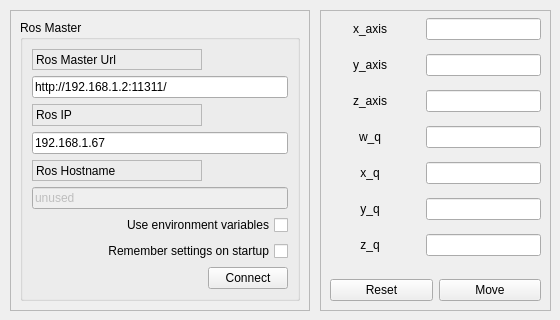
<?xml version="1.0" encoding="UTF-8"?>
<ui version="4.0">
 <class>MainWindowDesign</class>
 <widget class="QMainWindow" name="MainWindowDesign">
  <property name="geometry">
   <rect>
    <x>0</x>
    <y>0</y>
    <width>560</width>
    <height>320</height>
   </rect>
  </property>
  <property name="windowTitle">
   <string>QRosApp</string>
  </property>
  <property name="windowIcon">
   <iconset resource="../resources/images.qrc">
    <normaloff>:/images/icon.png</normaloff>:/images/icon.png</iconset>
  </property>
  <property name="locale">
   <locale language="English" country="Australia"/>
  </property>
  <widget class="QWidget" name="centralwidget">
   <widget class="QFrame" name="frame">
    <property name="geometry">
     <rect>
      <x>10</x>
      <y>10</y>
      <width>300</width>
      <height>301</height>
     </rect>
    </property>
    <property name="sizePolicy">
     <sizepolicy hsizetype="Minimum" vsizetype="Preferred">
      <horstretch>0</horstretch>
      <verstretch>0</verstretch>
     </sizepolicy>
    </property>
    <property name="frameShape">
     <enum>QFrame::StyledPanel</enum>
    </property>
    <property name="frameShadow">
     <enum>QFrame::Raised</enum>
    </property>
    <layout class="QVBoxLayout" name="verticalLayout_3">
     <item>
      <widget class="QGroupBox" name="groupBox">
       <property name="title">
        <string>Ros Master</string>
       </property>
       <layout class="QGridLayout" name="gridLayout">
        <item row="0" column="0">
         <widget class="QLabel" name="label">
          <property name="frameShape">
           <enum>QFrame::StyledPanel</enum>
          </property>
          <property name="frameShadow">
           <enum>QFrame::Raised</enum>
          </property>
          <property name="text">
           <string>Ros Master Url</string>
          </property>
         </widget>
        </item>
        <item row="1" column="0" colspan="2">
         <widget class="QLineEdit" name="line_edit_master">
          <property name="text">
           <string>http://192.168.1.2:11311/</string>
          </property>
         </widget>
        </item>
        <item row="2" column="0">
         <widget class="QLabel" name="label_2">
          <property name="frameShape">
           <enum>QFrame::StyledPanel</enum>
          </property>
          <property name="frameShadow">
           <enum>QFrame::Raised</enum>
          </property>
          <property name="text">
           <string>Ros IP</string>
          </property>
         </widget>
        </item>
        <item row="3" column="0" colspan="2">
         <widget class="QLineEdit" name="line_edit_host">
          <property name="text">
           <string>192.168.1.67</string>
          </property>
         </widget>
        </item>
        <item row="4" column="0">
         <widget class="QLabel" name="label_3">
          <property name="frameShape">
           <enum>QFrame::StyledPanel</enum>
          </property>
          <property name="frameShadow">
           <enum>QFrame::Raised</enum>
          </property>
          <property name="text">
           <string>Ros Hostname</string>
          </property>
         </widget>
        </item>
        <item row="5" column="0" colspan="2">
         <widget class="QLineEdit" name="line_edit_topic">
          <property name="enabled">
           <bool>false</bool>
          </property>
          <property name="text">
           <string>unused</string>
          </property>
         </widget>
        </item>
        <item row="6" column="0" colspan="2">
         <widget class="QCheckBox" name="checkbox_use_environment">
          <property name="layoutDirection">
           <enum>Qt::RightToLeft</enum>
          </property>
          <property name="text">
           <string>Use environment variables</string>
          </property>
         </widget>
        </item>
        <item row="7" column="0" colspan="2">
         <widget class="QCheckBox" name="checkbox_remember_settings">
          <property name="layoutDirection">
           <enum>Qt::RightToLeft</enum>
          </property>
          <property name="text">
           <string>Remember settings on startup</string>
          </property>
         </widget>
        </item>
        <item row="8" column="0">
         <spacer name="horizontalSpacer">
          <property name="orientation">
           <enum>Qt::Horizontal</enum>
          </property>
          <property name="sizeHint" stdset="0">
           <size>
            <width>170</width>
            <height>21</height>
           </size>
          </property>
         </spacer>
        </item>
        <item row="8" column="1">
         <widget class="QPushButton" name="button_connect">
          <property name="enabled">
           <bool>true</bool>
          </property>
          <property name="sizePolicy">
           <sizepolicy hsizetype="MinimumExpanding" vsizetype="Fixed">
            <horstretch>0</horstretch>
            <verstretch>0</verstretch>
           </sizepolicy>
          </property>
          <property name="toolTip">
           <string>Set the target to the current joint trajectory state.</string>
          </property>
          <property name="statusTip">
           <string>Clear all waypoints and set the target to the current joint trajectory state.</string>
          </property>
          <property name="text">
           <string>Connect</string>
          </property>
         </widget>
        </item>
       </layout>
      </widget>
     </item>
    </layout>
   </widget>
   <widget class="QFrame" name="frame_2">
    <property name="geometry">
     <rect>
      <x>320</x>
      <y>10</y>
      <width>231</width>
      <height>301</height>
     </rect>
    </property>
    <property name="frameShape">
     <enum>QFrame::StyledPanel</enum>
    </property>
    <property name="frameShadow">
     <enum>QFrame::Raised</enum>
    </property>
    <widget class="QWidget" name="gridLayoutWidget">
     <property name="geometry">
      <rect>
       <x>0</x>
       <y>0</y>
       <width>231</width>
       <height>261</height>
      </rect>
     </property>
     <layout class="QGridLayout" name="gridLayout_2">
      <property name="rightMargin">
       <number>10</number>
      </property>
      <item row="5" column="0">
       <widget class="QLabel" name="label_9">
        <property name="text">
         <string>y_q</string>
        </property>
        <property name="alignment">
         <set>Qt::AlignCenter</set>
        </property>
       </widget>
      </item>
      <item row="4" column="0">
       <widget class="QLabel" name="label_8">
        <property name="text">
         <string>x_q</string>
        </property>
        <property name="alignment">
         <set>Qt::AlignCenter</set>
        </property>
       </widget>
      </item>
      <item row="2" column="0">
       <widget class="QLabel" name="label_6">
        <property name="text">
         <string>z_axis</string>
        </property>
        <property name="alignment">
         <set>Qt::AlignCenter</set>
        </property>
       </widget>
      </item>
      <item row="3" column="0">
       <widget class="QLabel" name="label_7">
        <property name="text">
         <string>w_q</string>
        </property>
        <property name="alignment">
         <set>Qt::AlignCenter</set>
        </property>
       </widget>
      </item>
      <item row="1" column="0">
       <widget class="QLabel" name="label_4">
        <property name="text">
         <string>y_axis</string>
        </property>
        <property name="alignment">
         <set>Qt::AlignCenter</set>
        </property>
       </widget>
      </item>
      <item row="0" column="0">
       <widget class="QLabel" name="label_5">
        <property name="minimumSize">
         <size>
          <width>100</width>
          <height>0</height>
         </size>
        </property>
        <property name="text">
         <string>x_axis</string>
        </property>
        <property name="alignment">
         <set>Qt::AlignCenter</set>
        </property>
       </widget>
      </item>
      <item row="6" column="0">
       <widget class="QLabel" name="label_10">
        <property name="text">
         <string>z_q</string>
        </property>
        <property name="alignment">
         <set>Qt::AlignCenter</set>
        </property>
       </widget>
      </item>
      <item row="0" column="1">
       <widget class="QLineEdit" name="xAxisEdit"/>
      </item>
      <item row="1" column="1">
       <widget class="QLineEdit" name="yAxisEdit"/>
      </item>
      <item row="2" column="1">
       <widget class="QLineEdit" name="zAxisEdit"/>
      </item>
      <item row="3" column="1">
       <widget class="QLineEdit" name="wQEdit"/>
      </item>
      <item row="4" column="1">
       <widget class="QLineEdit" name="xQEdit"/>
      </item>
      <item row="5" column="1">
       <widget class="QLineEdit" name="yQEdit"/>
      </item>
      <item row="6" column="1">
       <widget class="QLineEdit" name="zQEdit"/>
      </item>
     </layout>
    </widget>
    <widget class="QWidget" name="horizontalLayoutWidget">
     <property name="geometry">
      <rect>
       <x>0</x>
       <y>260</y>
       <width>231</width>
       <height>41</height>
      </rect>
     </property>
     <layout class="QHBoxLayout" name="horizontalLayout">
      <property name="leftMargin">
       <number>10</number>
      </property>
      <property name="rightMargin">
       <number>10</number>
      </property>
      <item>
       <widget class="QPushButton" name="resetButton">
        <property name="text">
         <string>Reset</string>
        </property>
       </widget>
      </item>
      <item>
       <widget class="QPushButton" name="moveButton">
        <property name="text">
         <string>Move</string>
        </property>
       </widget>
      </item>
     </layout>
    </widget>
   </widget>
  </widget>
  <action name="action_Quit">
   <property name="text">
    <string>&amp;Quit</string>
   </property>
   <property name="shortcut">
    <string>Ctrl+Q</string>
   </property>
   <property name="shortcutContext">
    <enum>Qt::ApplicationShortcut</enum>
   </property>
  </action>
  <action name="action_Preferences">
   <property name="text">
    <string>&amp;Preferences</string>
   </property>
  </action>
  <action name="actionAbout">
   <property name="text">
    <string>&amp;About</string>
   </property>
  </action>
  <action name="actionAbout_Qt">
   <property name="text">
    <string>About &amp;Qt</string>
   </property>
  </action>
 </widget>
 <resources>
  <include location="../resources/images.qrc"/>
 </resources>
 <connections>
  <connection>
   <sender>action_Quit</sender>
   <signal>triggered()</signal>
   <receiver>MainWindowDesign</receiver>
   <slot>close()</slot>
   <hints>
    <hint type="sourcelabel">
     <x>-1</x>
     <y>-1</y>
    </hint>
    <hint type="destinationlabel">
     <x>399</x>
     <y>299</y>
    </hint>
   </hints>
  </connection>
 </connections>
</ui>
